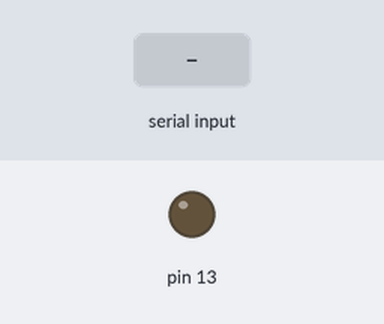
This sketch was run on a simulated Arduino Uno, built with avr-gcc and run on an emulated ATmega328P. Shown: output pins drawn as LEDs (lit = HIGH). The test bench sets the inputs (shaded band).

Above: at 1.2 s.
1.3 s: "1" received over the second serial link
At 1.7 s:
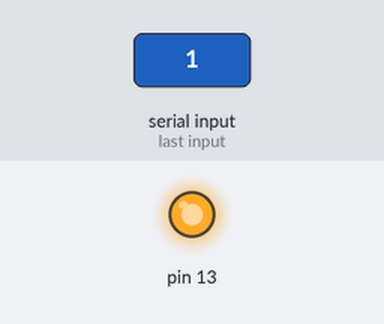
2.8 s: "2" received over the second serial link
At 4.1 s:
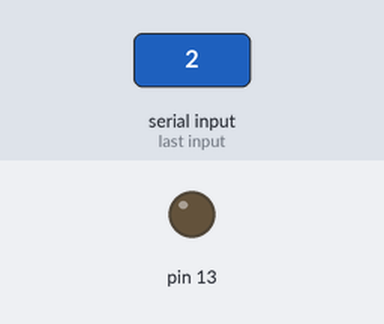
Timing chart, 0 to 5.8 s (numbered marks = the images above; inputs shaded):
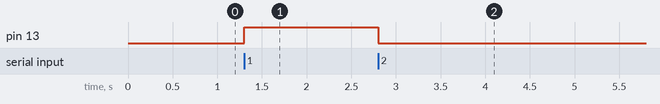

Measured:
- after the input at 1.3 s, pin 13: LOW → HIGH at once
- after the input at 2.8 s, pin 13: HIGH → LOW at once

The sketch:

ProjectLamp.ino
```cpp
#include <SoftwareSerial.h>
SoftwareSerial BT(10,11);
// creates a "virtual" serial port/UART
// connect BT module TX to D10
// connect BT module RX to D11
// connect BT Vcc to 5V, GND to GND
void setup() {
  pinMode(13,OUTPUT);
  BT.begin(9600);
}
char onOff;
String stringFromDevice;
void loop() {
  if(BT.available())
  {
    onOff = ((byte)BT.read());
    stringFromDevice += onOff;
    if(onOff == '1'){
     digitalWrite(13, HIGH);
     BT.println("Light ON");
}
    if(onOff == '2'){
      digitalWrite(13,LOW);
      BT.println("Light OFF");

  }
}
}
```
